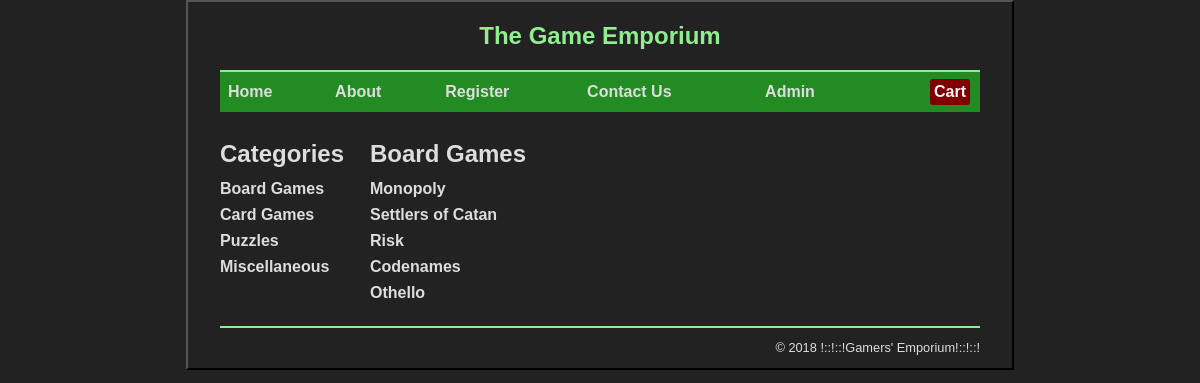
Screenshot of /product_catalog/index.php with the database file from the repository.
### tables this page shows
CREATE TABLE `categories` (
  `categoryID` int(11) NOT NULL,
  `categoryName` varchar(255) NOT NULL
);

CREATE TABLE `products` (
  `productID` int(11) NOT NULL,
  `categoryID` int(11) NOT NULL,
  `productCode` varchar(10) NOT NULL,
  `productName` varchar(255) NOT NULL,
  `listPrice` decimal(10,2) NOT NULL,
  `discountPercent` decimal(10,2) NOT NULL DEFAULT 0.00
);

### model/category_db.php (called while the page is built, shortened)
<?php
function get_categories() {
    global $db;
    $query = 'SELECT * FROM categories
              ORDER BY categoryID';
    $statement = $db->prepare($query);
    $statement->execute();
    $categories = $statement->fetchAll();
    return $categories;
}
function get_category_name($category_id) {
    global $db;
    $query = 'SELECT * FROM categories
              WHERE categoryID = :category_id';
    $statement = $db->prepare($query);
    $statement->bindValue(':category_id', $category_id);
    $statement->execute();
    $category = $statement->fetch();
    $category_name = $category['categoryName'];
    return $category_name;
}
?>

### model/product_db.php (called while the page is built, shortened)
<?php
function get_products_by_category($category_id) {
    global $db;
    $query = 'SELECT * FROM products
              WHERE products.categoryID = :category_id
              ORDER BY productID';
    $statement = $db->prepare($query);
    $statement->bindValue(":category_id", $category_id);
    $statement->execute();
    $products = $statement->fetchAll();
    return $products;
}
?>

### product_catalog/product_list.php (the view)
<?php include '../view/header.php'; ?>
<main>
    <aside>
        <h1>Categories</h1>
        <nav>
        <ul>
            <?php foreach($categories as $category) : ?>
            <li>
                <a href="?category_id=<?php echo $category['categoryID']; ?>">
                    <?php echo $category['categoryName']; ?>
                </a>
            </li>
            <?php endforeach; ?>
        </ul>
        </nav>
    </aside>
    <section>
        <h1><?php echo $category_name; ?></h1>
        <nav>
        <ul>
            <?php foreach ($products as $product) : ?>
            <li>
                <a href="?action=view_product&amp;product_id=<?php
                          echo $product['productID']; ?>">
                    <?php echo $product['productName']; ?>
                </a>
            </li>
            <?php endforeach; ?>
        </ul>
        </nav>
    </section>
</main>
<?php include '../view/footer.php'; ?>

### styles.css (style rules this page uses)
body { font-family: Arial, Helvetica, sans-serif; width: 760px; margin: 0 auto; padding: 0 2em; background-color: #222; border: 2px outset black; color:#ddd; }
aside { float: left; width: 150px; }
section { float: left; width: 500px; }
h1 { font-size: 150%; margin: .5em 0; }
ul { list-style-type: none; margin: 0; padding-left: 0; padding-bottom: 1em; }
li { padding-bottom: 0.5em; }
a { color: #ddd; font-weight: bold; text-decoration:none; }

### rows the page displays
categories: categoryName "Board Games"
categories: categoryName "Card Games"
categories: categoryName "Puzzles"
categories: categoryName "Miscellaneous"
products: productName "Monopoly"
products: productName "Settlers of Catan"
products: productName "Risk"
products: productName "Codenames"
products: productName "Othello"
